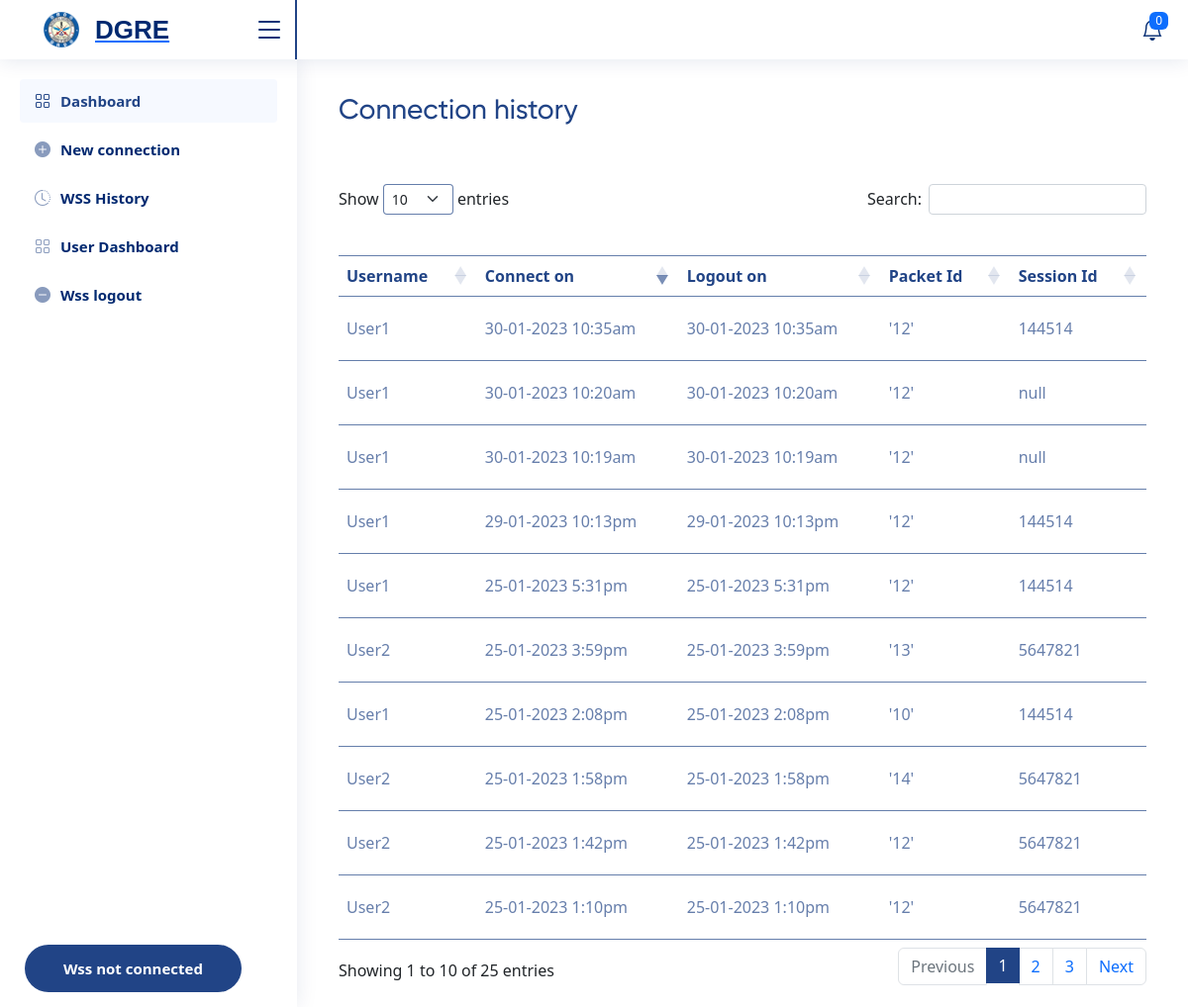
Screenshot of /wss/history/ with the database file from the repository.
### wss_handler/models.py (models this page shows, shortened)
class ws_sessions(models.Model):
    connect_on = models.DateTimeField(auto_now=True)
    session_id = models.CharField(max_length=255)
    packet_id = models.CharField(max_length=100)
    username = models.CharField(max_length=255)
    password = models.CharField(max_length=255)
    logout_on = models.DateTimeField(null=True, blank=True)
    logout = models.BooleanField(default=False)
    log_message = models.CharField(max_length=255, null=True, blank=True)

### wss_handler/views.py (the view)
# urls.py: path("history/", views.ws_connection_history),
def ws_connection_history(request):
    w_auth = ws_sessions.objects.all()
    return render(request, "sockets/connection-history.html", locals())

### templates/sockets/connection-history.html (shortened to what this page needs)
{% extends "sockets/base.html" %}
{% block ws_content %}
{% load static %}
{% load tz %}
{% include "datatable.html" %}
<div class="col-md-9 col-lg-12 px-md-4 add-pointer-btn " >
    <div class="d-flex justify-content-between flex-wrap flex-md-nowrap align-items-center pt-3 pb-2 mb-3 ">
      <h1 class="h3">Connection history</h1>
    </div>
</div>
<div class="col-md-9 col-lg-12 px-md-4 mt-4  point-table">
    <table id="example" class="table table-striped table-content" style="width:100%">
            <thead>
                <tr>
                    <th>Username</th>
                    <th>Connect on</th>
                    <th>Logout on</th>
                    <th>Packet Id</th>
                    <th>Session Id</th>
                </tr>
            </thead>
            <tbody>
            {% for i in w_auth %}
                <tr>
                    <td class="text-capitalize">{{i.username}}</td>
                    <td>{% localtime on %} {{i.connect_on|date:'d-m-Y'}}  {{i.connect_on|time:"g:iA"|lower}} {% endlocaltime %}</td>
                    <td>
                        {% if i.logout_on %}
                        {% localtime on %} {{i.connect_on|date:'d-m-Y'}}  {{i.connect_on|time:"g:iA"|lower}} {% endlocaltime %}
                        {% else %}
                        Login
                        {% endif %}
                    </td>
                    <td>{{i.packet_id}}</td>
                    <td>{{i.session_id}}</td>
                </tr>
          {% endfor %}
            </tbody>
        </table>
       </div>
{% endblock %}

### templates/sockets/base.html (shortened to what this page needs)
<!DOCTYPE html>
<html lang="en">
<head>
 {% load static %}
  <link href="{% static 'assets/vendor/bootstrap/css/bootstrap.min.css'%}" rel="stylesheet">
  <link href="{% static 'assets/vendor/bootstrap-icons/bootstrap-icons.css' %}" rel="stylesheet">
  <link href="{% static 'assets/vendor/boxicons/css/boxicons.min.css' %}" rel="stylesheet">
  <link href="{% static 'assets/css/style.css'%}" rel="stylesheet">
  <link rel="stylesheet" href="{% static 'css/style.css'%}">
  <link rel="stylesheet" href="{% static 'css/toastr.css'%}">
  <link rel="stylesheet" href="{% static 'socket/style.css'%}">
  </head>
<body>
{% include 'sockets/navbar.html' %}
 {% include "sockets/sidebar.html" %}
  <main id="main" class="main">
    <section class="section dashboard">
      <div class="row">
        {% block ws_content %}
        {% endblock %}
      </div>
    </section>
  </main>
</body>
</html>

### templates/sockets/navbar.html (shortened to what this page needs)
  {% load static %}
  <header id="header" class="header fixed-top d-flex align-items-center bg-white">
    <div class="d-flex align-items-center justify-content-between">
      <a href="/" class="logo d-flex align-items-center">
         <img src="{% static 'images/logo.png' %}" class="ms-4" alt="">
        <span class="d-none d-lg-block">DGRE</span>
      </a>
      <i class="bi bi-list toggle-sidebar-btn"></i>
    </div>
    <nav class="header-nav ms-auto">
      <ul class="d-flex align-items-center">
        <li class="nav-item dropdown">
          <a class="nav-link nav-icon" href="#" data-bs-toggle="dropdown">
            <i class="bi bi-bell"></i>
            <span class="badge bg-primary badge-number" id="notify">0</span>
          </a>
        </li>
      </ul>
    </nav>
  </header>

### templates/sockets/sidebar.html (shortened to what this page needs)
  <aside id="sidebar" class="sidebar">
    <ul class="sidebar-nav" id="sidebar-nav">
      <li class="nav-item">
        <a class="nav-link " href="/wss/dashboard/">
          <i class="bi bi-grid"></i>
          <span>Dashboard</span>
        </a>
      </li>
      <li class="nav-item">
        <a href="/wss/connection/" class="nav-link collapsed"> <i class="bi bi-plus-circle-fill"></i> <span>New connection</span></a>
      </li>
       <li class="nav-item">
        <a href="/wss/history/" class="nav-link collapsed"><i class="bi bi-clock-history"></i> <span>WSS History</span></a>
      </li>
      <li class="nav-item">
        <a href="/pointer/" class="nav-link collapsed"><i class="bi bi-grid"></i> <span>User Dashboard</span></a>
      </li>
      <li class="nav-item "  id="ws-logout-li">
        <p class="nav-link collapsed" data-bs-toggle="modal" data-bs-target="#ws-logout"> <i class="bi bi-dash-circle-fill"></i><span>Wss logout</span></p>
      </li>
      <li class="nav-item">
        <p class="nav-link collapsed"> <span class="wss-status">Wss <span id="natsat-auth">not connected</span></span></p>
      </li>
    </ul>
  </aside>

### templates/datatable.html (shortened to what this page needs)
{% load static %}
<link rel="stylesheet" href="{% static 'datatable/bootstrap.min.css' %}">
<link rel="stylesheet" href="{% static 'datatable/dataTables.bootstrap5.min.css' %}">

### static/assets/css/style.css (style rules this page uses)
:root { scroll-behavior: smooth; }
body { font-family: "Open Sans", sans-serif; background: #f6f9ff; color: #444444; }
a { color: #4154f1; text-decoration: none; }
h1, h2, h3, h4, h5, h6 { font-family: "Nunito", sans-serif; }
#main { margin-top: 60px; padding: 20px 30px; transition: all 0.3s; background: #fff; }
.logo { line-height: 1; width: 226px; }
@media (min-width: 1200px) { .logo { width: 226px; } }
.logo img { max-height: 36px; margin-right: 16px; }
.logo span { font-size: 26px; font-weight: 700; color: #012970; font-family: "Nunito", sans-serif; }
.header { transition: all 0.5s; z-index: 997; height: 60px; box-shadow: 0px 2px 20px rgba(1, 41, 112, 0.1); background-color: #fff; padding-left: 20px; }
.header .toggle-sidebar-btn { font-size: 32px; padding-left: 10px; cursor: pointer; color: #012970; position: relative; }
.header .toggle-sidebar-btn:after { position: absolute; content: ""; top: -6px; right: -12px; width: 2px; height: 60px; background: #214486; }
.header-nav ul { list-style: none; }
.header-nav>ul { margin: 0; padding: 0; }
.header-nav .nav-icon { font-size: 22px; color: #012970; margin-right: 25px; position: relative; }
.header-nav .badge-number { position: absolute; inset: -2px -5px auto auto; font-weight: normal; font-size: 12px; padding: 3px 6px; }
.sidebar { position: fixed; top: 60px; left: 0; bottom: 0; width: 300px; z-index: 996; transition: all 0.3s; padding: 20px; overflow-y: auto; scrollbar-width: thin; scrollbar-color: #aab7cf transparent; box-shadow: 0px 0px 20px rgba(1, 41, 112, 0.1); background-color: #fff; }
@media (min-width: 1200px) { #main, #footer { margin-left: 300px; } }
.sidebar-nav { padding: 0; margin: 0; list-style: none; }
.sidebar-nav li { padding: 0; margin: 0; list-style: none; }
.sidebar-nav .nav-item { margin-bottom: 5px; }
.sidebar-nav .nav-link { display: flex; align-items: center; font-size: 15px; font-weight: 600; transition: 0.3; background: #f6f9ff; padding: 10px 15px; border-radius: 4px; }
.sidebar-nav .nav-link i { font-size: 16px; margin-right: 10px; }
.sidebar-nav .nav-link.collapsed { color: #012970; background: #fff; }
.sidebar-nav .nav-link.collapsed i { color: #899bbd; }
.sidebar li.nav-item { color: #214486; }

### static/css/style.css (style rules this page uses)
:root { --font1: 'Gilroy'; --font2: 'Poppins'; --blue: #214486; --darkblue: #34326f; --red: #c1292a; --liteblue: #008dd2; --liteblack: #2b2a29; }
h1,h2,h3,h4,h5 { font-family: var(--font1); }
body { font-family: var(--font2); background-color: transparent; }
.add-pointer-btn h1 { color: #214486; }
.point-table table.dataTable.table-striped>tbody>tr.odd>* { box-shadow: none; }
.table-content { padding-top: 35px; }
.table-content th { color: #214486; border-top: 1px solid #214486b0; padding: 22px 8px; }
.table-content tr { border-color: #214486b0; }
.table-content tr td { padding: 20px 8px; color: #214486b0; }
.table-striped>tbody>tr:nth-of-type(odd)>* { --bs-table-accent-bg: var(--bs-table-striped-bg); color: #214486b0 !important; }
table.dataTable.table-striped>tbody>tr.odd>* { box-shadow: none !important; }

### static/socket/style.css (style rules this page uses)
p { color: rgb(222, 45, 80); }

### templates/sockets/base.html (style rules this page uses)
p { color: #214486; }
.wss-status { background: #214486; padding: 13px 39px; color: #fff; border-radius: 25px; position: absolute; bottom: 15px; margin-left: -10px; }

### rows the page displays
ws_sessions: username "User2", connect_on "25-01-2023", connect_on "1:10pm", packet_id "'12'", session_id "5647821"
ws_sessions: username "User2", connect_on "25-01-2023", connect_on "1:42pm", packet_id "'12'", session_id "5647821"
ws_sessions: username "User2", connect_on "25-01-2023", connect_on "1:58pm", packet_id "'14'", session_id "5647821"
ws_sessions: username "User1", connect_on "25-01-2023", connect_on "2:08pm", packet_id "'10'", session_id "144514"
ws_sessions: username "User2", connect_on "25-01-2023", connect_on "3:59pm", packet_id "'13'", session_id "5647821"
ws_sessions: username "User1", connect_on "25-01-2023", connect_on "5:31pm", packet_id "'12'", session_id "144514"
ws_sessions: username "User1", connect_on "29-01-2023", connect_on "10:13pm", packet_id "'12'", session_id "144514"
ws_sessions: username "User1", connect_on "30-01-2023", connect_on "10:19am", packet_id "'12'", session_id "null"
ws_sessions: username "User1", connect_on "30-01-2023", connect_on "10:20am", packet_id "'12'", session_id "null"
ws_sessions: username "User1", connect_on "30-01-2023", connect_on "10:35am", packet_id "'12'", session_id "144514"
